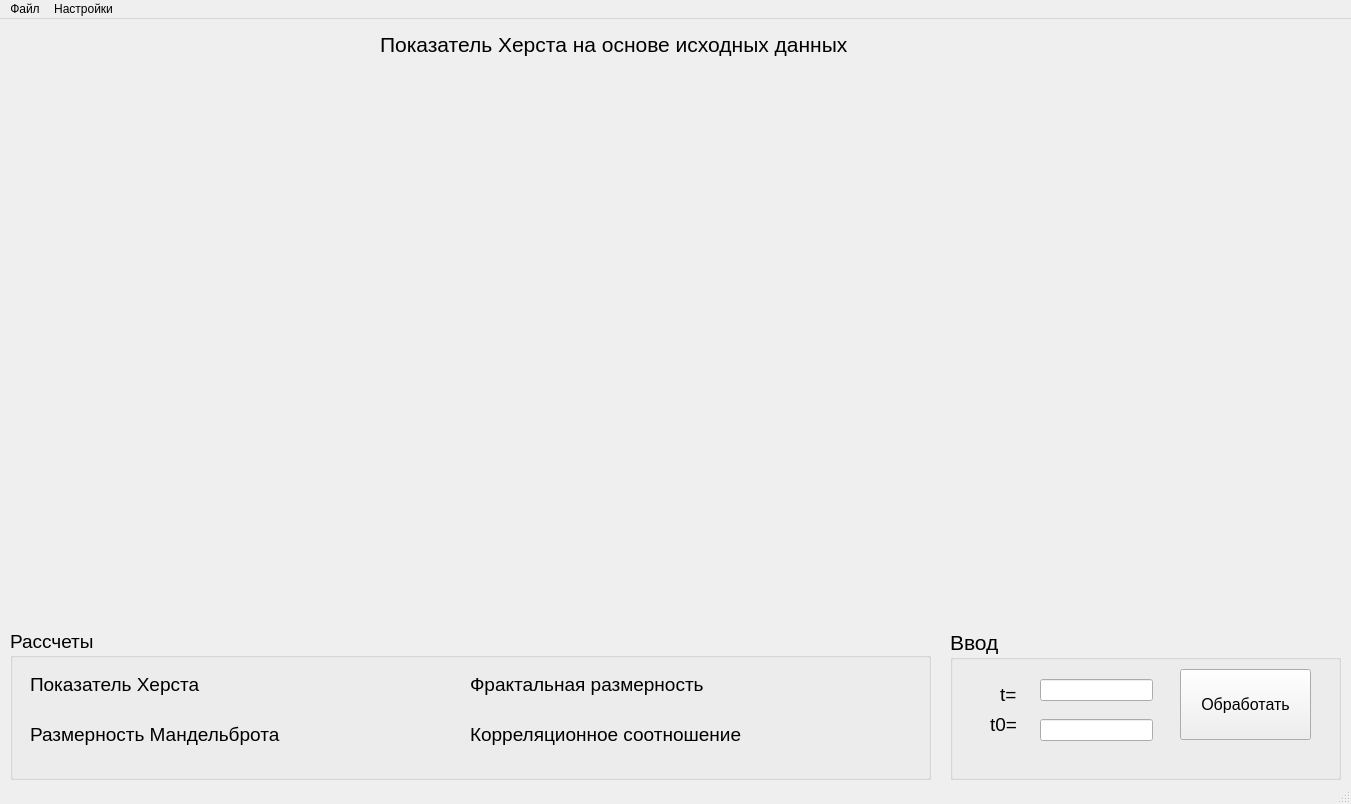
<?xml version="1.0" encoding="UTF-8"?>
<ui version="4.0">
 <class>MainWindow</class>
 <widget class="QMainWindow" name="MainWindow">
  <property name="enabled">
   <bool>true</bool>
  </property>
  <property name="geometry">
   <rect>
    <x>0</x>
    <y>0</y>
    <width>1351</width>
    <height>804</height>
   </rect>
  </property>
  <property name="sizePolicy">
   <sizepolicy hsizetype="Fixed" vsizetype="Fixed">
    <horstretch>0</horstretch>
    <verstretch>0</verstretch>
   </sizepolicy>
  </property>
  <property name="minimumSize">
   <size>
    <width>0</width>
    <height>0</height>
   </size>
  </property>
  <property name="maximumSize">
   <size>
    <width>2000</width>
    <height>1000</height>
   </size>
  </property>
  <property name="windowTitle">
   <string>MainWindow</string>
  </property>
  <widget class="QWidget" name="centralwidget">
   <widget class="PlotWidget" name="GraphWidget" native="true">
    <property name="geometry">
     <rect>
      <x>10</x>
      <y>50</y>
      <width>1331</width>
      <height>551</height>
     </rect>
    </property>
    <property name="sizePolicy">
     <sizepolicy hsizetype="Fixed" vsizetype="Fixed">
      <horstretch>0</horstretch>
      <verstretch>0</verstretch>
     </sizepolicy>
    </property>
   </widget>
   <widget class="QLabel" name="label">
    <property name="geometry">
     <rect>
      <x>380</x>
      <y>10</y>
      <width>591</width>
      <height>31</height>
     </rect>
    </property>
    <property name="font">
     <font>
      <pointsize>16</pointsize>
     </font>
    </property>
    <property name="text">
     <string>Показатель Херста на основе исходных данных</string>
    </property>
   </widget>
   <widget class="QGroupBox" name="groupBox">
    <property name="geometry">
     <rect>
      <x>10</x>
      <y>610</y>
      <width>921</width>
      <height>151</height>
     </rect>
    </property>
    <property name="font">
     <font>
      <pointsize>14</pointsize>
     </font>
    </property>
    <property name="title">
     <string>Рассчеты</string>
    </property>
    <widget class="QLabel" name="label_5">
     <property name="geometry">
      <rect>
       <x>460</x>
       <y>90</y>
       <width>331</width>
       <height>31</height>
      </rect>
     </property>
     <property name="font">
      <font>
       <pointsize>14</pointsize>
      </font>
     </property>
     <property name="text">
      <string>Корреляционное соотношение</string>
     </property>
    </widget>
    <widget class="QLabel" name="label_4">
     <property name="geometry">
      <rect>
       <x>460</x>
       <y>40</y>
       <width>301</width>
       <height>31</height>
      </rect>
     </property>
     <property name="font">
      <font>
       <pointsize>14</pointsize>
      </font>
     </property>
     <property name="text">
      <string>Фрактальная размерность</string>
     </property>
    </widget>
    <widget class="QLabel" name="label_2">
     <property name="geometry">
      <rect>
       <x>20</x>
       <y>40</y>
       <width>201</width>
       <height>31</height>
      </rect>
     </property>
     <property name="font">
      <font>
       <pointsize>14</pointsize>
      </font>
     </property>
     <property name="text">
      <string>Показатель Херста</string>
     </property>
    </widget>
    <widget class="QLabel" name="label_3">
     <property name="geometry">
      <rect>
       <x>20</x>
       <y>90</y>
       <width>301</width>
       <height>31</height>
      </rect>
     </property>
     <property name="font">
      <font>
       <pointsize>14</pointsize>
      </font>
     </property>
     <property name="text">
      <string>Размерность Мандельброта</string>
     </property>
    </widget>
    <widget class="QLabel" name="herst_num">
     <property name="geometry">
      <rect>
       <x>340</x>
       <y>40</y>
       <width>101</width>
       <height>31</height>
      </rect>
     </property>
     <property name="text">
      <string/>
     </property>
    </widget>
    <widget class="QLabel" name="mandelb">
     <property name="geometry">
      <rect>
       <x>340</x>
       <y>90</y>
       <width>101</width>
       <height>31</height>
      </rect>
     </property>
     <property name="text">
      <string/>
     </property>
    </widget>
    <widget class="QLabel" name="frac">
     <property name="geometry">
      <rect>
       <x>800</x>
       <y>40</y>
       <width>101</width>
       <height>31</height>
      </rect>
     </property>
     <property name="text">
      <string/>
     </property>
    </widget>
    <widget class="QLabel" name="corr">
     <property name="geometry">
      <rect>
       <x>800</x>
       <y>90</y>
       <width>101</width>
       <height>31</height>
      </rect>
     </property>
     <property name="text">
      <string/>
     </property>
    </widget>
   </widget>
   <widget class="QGroupBox" name="groupBox_2">
    <property name="geometry">
     <rect>
      <x>950</x>
      <y>610</y>
      <width>391</width>
      <height>151</height>
     </rect>
    </property>
    <property name="font">
     <font>
      <pointsize>16</pointsize>
     </font>
    </property>
    <property name="title">
     <string>Ввод </string>
    </property>
    <widget class="QLabel" name="label_6">
     <property name="geometry">
      <rect>
       <x>50</x>
       <y>50</y>
       <width>31</width>
       <height>31</height>
      </rect>
     </property>
     <property name="font">
      <font>
       <pointsize>14</pointsize>
      </font>
     </property>
     <property name="text">
      <string>t=</string>
     </property>
    </widget>
    <widget class="QLabel" name="label_7">
     <property name="geometry">
      <rect>
       <x>40</x>
       <y>80</y>
       <width>41</width>
       <height>31</height>
      </rect>
     </property>
     <property name="font">
      <font>
       <pointsize>14</pointsize>
      </font>
     </property>
     <property name="text">
      <string>t0=</string>
     </property>
    </widget>
    <widget class="QLineEdit" name="lineEdit">
     <property name="geometry">
      <rect>
       <x>90</x>
       <y>50</y>
       <width>113</width>
       <height>22</height>
      </rect>
     </property>
     <property name="font">
      <font>
       <pointsize>14</pointsize>
      </font>
     </property>
    </widget>
    <widget class="QLineEdit" name="lineEdit_2">
     <property name="geometry">
      <rect>
       <x>90</x>
       <y>90</y>
       <width>113</width>
       <height>22</height>
      </rect>
     </property>
     <property name="font">
      <font>
       <pointsize>14</pointsize>
      </font>
     </property>
    </widget>
    <widget class="QPushButton" name="pushButton">
     <property name="geometry">
      <rect>
       <x>230</x>
       <y>40</y>
       <width>131</width>
       <height>71</height>
      </rect>
     </property>
     <property name="font">
      <font>
       <pointsize>12</pointsize>
      </font>
     </property>
     <property name="text">
      <string>Обработать</string>
     </property>
    </widget>
   </widget>
  </widget>
  <widget class="QMenuBar" name="menubar">
   <property name="geometry">
    <rect>
     <x>0</x>
     <y>0</y>
     <width>1351</width>
     <height>26</height>
    </rect>
   </property>
   <widget class="QMenu" name="menu">
    <property name="title">
     <string>Файл</string>
    </property>
   </widget>
   <widget class="QMenu" name="menu_2">
    <property name="title">
     <string>Настройки</string>
    </property>
   </widget>
   <addaction name="menu"/>
   <addaction name="menu_2"/>
  </widget>
  <widget class="QStatusBar" name="statusbar"/>
 </widget>
 <customwidgets>
  <customwidget>
   <class>PlotWidget</class>
   <extends>QWidget</extends>
   <header>pyqtgraph</header>
   <container>1</container>
  </customwidget>
 </customwidgets>
 <resources/>
 <connections/>
</ui>
